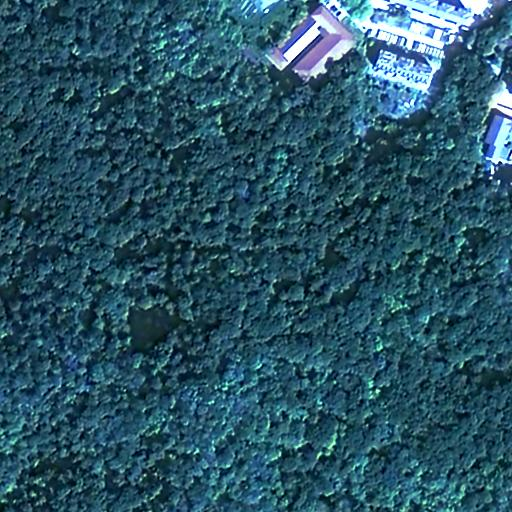
#> input picture 3_YOLO11seg/dataset/images/train/jl1_2022_000003.jpg, 512 x 512 px, given as the content of the folder /content/drive/MyDrive/datasets/2022-seg/JPEGImages, which was not available
$ jupyter execute --allow-errors '3_YOLO11seg训练.ipynb'   (shell and % lines are left out)
#> lines starting #> are read from the running program, lines starting #| are printed output that depends on the picture; pictures that were not available may be replaced by others from this repository, and a replacement may not be noted
[cell 1]
# 挂载Drive + 安装依赖
from google.colab import drive
drive.mount('/content/drive')


import os
import numpy as np
from PIL import Image
import shutil
print('✅ 环境准备完成')

[cell 2]
# 将VOC格式数据集转换为YOLO分割格式
import os
import numpy as np
from PIL import Image
import shutil

def voc_mask_to_yolo_seg(mask_path, img_w, img_h):
    """
    将语义分割mask转换为YOLO polygon格式
    返回: list of "class_id x1 y1 x2 y2 ..." 字符串
    """
    import cv2
    mask = np.array(Image.open(mask_path).convert('L'))
    # 二值化：>0为植被(class 0，YOLO只有植被一类)
    binary = (mask > 0).astype(np.uint8) * 255
    contours, _ = cv2.findContours(binary, cv2.RETR_EXTERNAL,
                                    cv2.CHAIN_APPROX_SIMPLE)
    lines = []
    for cnt in contours:
        if cv2.contourArea(cnt) < 50:  # 过滤极小噪点
            continue
        cnt = cnt.squeeze()
        if cnt.ndim < 2 or len(cnt) < 3:
            continue
        # 归一化坐标
        coords = []
        for pt in cnt:
            coords.append(f'{pt[0]/img_w:.6f} {pt[1]/img_h:.6f}')
        lines.append('0 ' + ' '.join(coords))  # class_id=0 表示植被
    return lines


def convert_dataset(data_dir, output_dir, split='train'):
    """将单年数据转换并保存到output_dir"""
    img_src  = os.path.join(data_dir, 'JPEGImages')
    mask_src = os.path.join(data_dir, 'SegmentationClass')

    img_dst   = os.path.join(output_dir, 'images', split)
    label_dst = os.path.join(output_dir, 'labels', split)
    os.makedirs(img_dst,   exist_ok=True)
    os.makedirs(label_dst, exist_ok=True)

    fnames = sorted([f for f in os.listdir(img_src)
                     if f.lower().endswith(('.png', '.jpg', '.jpeg'))])
    success, skip = 0, 0
    for fname in fnames:
        stem      = os.path.splitext(fname)[0]
        img_path  = os.path.join(img_src,  fname)
        mask_path = os.path.join(mask_src, stem + '.png')
        if not os.path.exists(mask_path):
            mask_path = os.path.join(mask_src, stem + '.jpg')
        if not os.path.exists(mask_path):
            skip += 1
            continue

        img = Image.open(img_path)
        w, h = img.size

        # 复制图像（统一转为jpg）
        dst_img = os.path.join(img_dst, stem + '.jpg')
        img.convert('RGB').save(dst_img, 'JPEG')

        # 生成YOLO label
        lines = voc_mask_to_yolo_seg(mask_path, w, h)
        with open(os.path.join(label_dst, stem + '.txt'), 'w') as f:
            f.write('\n'.join(lines))
        success += 1

    print(f'  [{split}] 转换完成: {success} 张，跳过: {skip} 张')


# ---- 执行转换 ----
YOLO_DATA = '/content/drive/MyDrive/vegetation_models_v2/3_YOLO11seg/dataset'

print('🔄 转换2022数据 → train...')
convert_dataset('/content/drive/MyDrive/datasets/2022-seg', YOLO_DATA, split='train')
#> in convert_dataset, img is the input picture: PIL image 512x512 RGB; mean R, G, B 42.1, 83.9, 101
#> in voc_mask_to_yolo_seg, `mask = np.array(Image.open(mask_path).convert('L'))`:
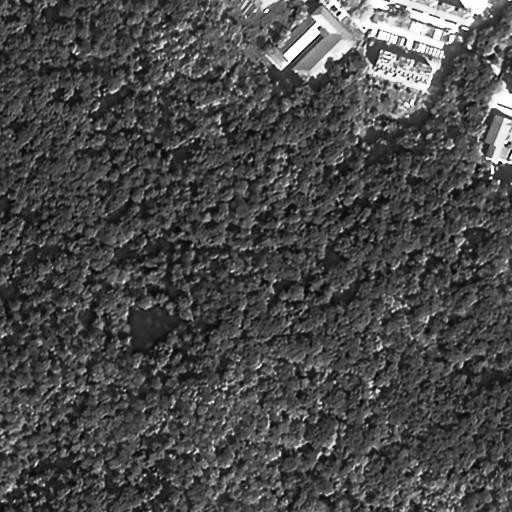
#> mask: shape (512, 512); min 4, max 255, mean 73.4
#> in voc_mask_to_yolo_seg, `binary = (mask > 0).astype(np.uint8) * 255`: binary: shape (512, 512); every value is 255
#> in voc_mask_to_yolo_seg, `contours, _ = cv2.findContours(binary, cv2.RETR_EXTERNAL, cv2.CHAIN_AP..`: contours = [[[0, 0], [0, 511], [511, 511], [511, 0]]]
#> the loop in voc_mask_to_yolo_seg, `for cnt in contours:` made 1 pass
#> cnt on pass 1: [[0, 0], [0, 511], [511, 511], [511, 0]]
#> after the loop in voc_mask_to_yolo_seg, `for cnt in contours:`: lines = 1 item

print('🔄 转换2023数据 → train（追加）...')
convert_dataset('/content/drive/MyDrive/datasets/2023-seg', YOLO_DATA, split='train')
#> the loop in voc_mask_to_yolo_seg (call 2), `for cnt in contours:` made 1 pass

print('🔄 转换2024数据 → val/test...')
convert_dataset('/content/drive/MyDrive/datasets/2024-seg', YOLO_DATA, split='val')

# 统计
train_imgs = len(os.listdir(os.path.join(YOLO_DATA, 'images', 'train')))
val_imgs   = len(os.listdir(os.path.join(YOLO_DATA, 'images', 'val')))
print(f'\n✅ 数据集转换完成！训练: {train_imgs} 张 | 验证: {val_imgs} 张')

[cell 3]
# 生成YOLO数据集配置文件
yaml_content = f"""
path: {YOLO_DATA}
train: images/train
val:   images/val

nc: 1
names:
  0: vegetation
"""

yaml_path = os.path.join(YOLO_DATA, 'vegetation.yaml')
with open(yaml_path, 'w') as f:
    f.write(yaml_content.strip())

print(f'✅ 数据集配置文件已生成: {yaml_path}')
print(yaml_content)

[cell 4]
# 训练YOLO11-seg
from ultralytics import YOLO

SAVE_DIR  = '/content/drive/MyDrive/vegetation_models_v2/3_YOLO11seg/checkpoints'
CKPT_PATH = '/content/drive/MyDrive/vegetation_models_v2/3_YOLO11seg/weights/yolo11s-seg.pt'

os.makedirs(SAVE_DIR, exist_ok=True)

print('📦 加载YOLO11s-seg...')
#> (the rest of this cell did not finish here and is left out)

[cell 5]
# 测试集评估
from ultralytics import YOLO
import json

# 加载最优模型
best_ckpt = os.path.join(SAVE_DIR, 'yolo11s_vegetation', 'weights', 'best.pt')
#> (the rest of this cell did not finish here and is left out)

[cell 6]
# 可视化预测结果
import matplotlib.pyplot as plt
import matplotlib.patches as mpatches
import cv2

val_img_dir = os.path.join(YOLO_DATA, 'images', 'val')
val_imgs    = sorted(os.listdir(val_img_dir))[:6]

fig, axes = plt.subplots(6, 2, figsize=(10, 24))
axes[0][0].set_title('原图', fontsize=13)
axes[0][1].set_title('YOLO11预测', fontsize=13)

#> (the rest of this cell did not finish here and is left out)


$ run again, on 3_YOLO11seg/dataset/images/train/jl1_2022_000008.jpg
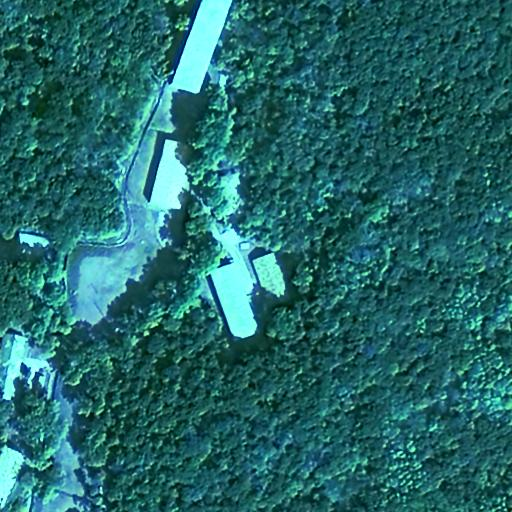
#> input picture 3_YOLO11seg/dataset/images/train/jl1_2022_000008.jpg, 512 x 512 px, given as the content of the folder /content/drive/MyDrive/datasets/2022-seg/JPEGImages, which was not available
#> in convert_dataset, img is the input picture: PIL image 512x512 RGB; mean R, G, B 35.7, 103.6, 104.8
#> in voc_mask_to_yolo_seg, `mask = np.array(Image.open(mask_path).convert('L'))`:
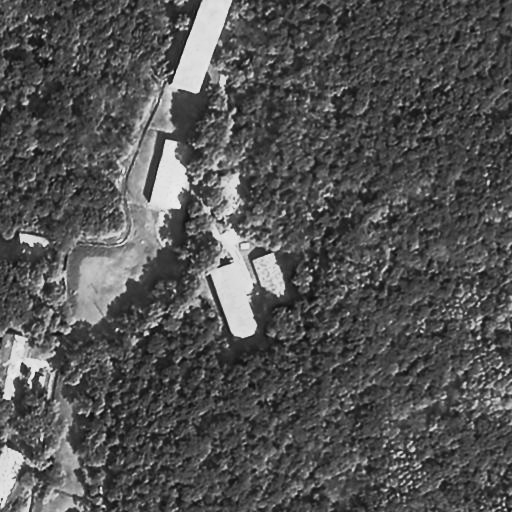
#> mask: shape (512, 512); min 11, max 239, mean 83.4
#> binary: shape (512, 512); every value is 255
#> contours = [[[0, 0], [0, 511], [511, 511], [511, 0]]]
#> the loop in voc_mask_to_yolo_seg, `for cnt in contours:` made 1 pass
#> cnt on pass 1: [[0, 0], [0, 511], [511, 511], [511, 0]]
#> after the loop in voc_mask_to_yolo_seg, `for cnt in contours:`: lines = 1 item
#> the loop in voc_mask_to_yolo_seg (call 2), `for cnt in contours:` made 1 pass

$ run again, on 3_YOLO11seg/dataset/images/train/jl1_2022_000009.jpg
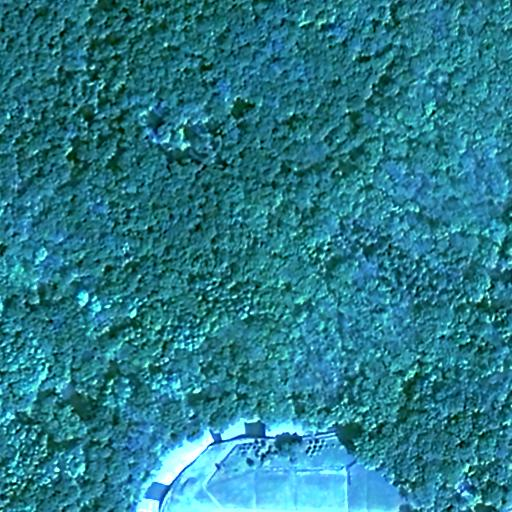
#> input picture 3_YOLO11seg/dataset/images/train/jl1_2022_000009.jpg, 512 x 512 px, given as the content of the folder /content/drive/MyDrive/datasets/2022-seg/JPEGImages, which was not available
#> in convert_dataset, img is the input picture: PIL image 512x512 RGB; mean R, G, B 40.5, 125, 141.3
#> in voc_mask_to_yolo_seg, `mask = np.array(Image.open(mask_path).convert('L'))`:
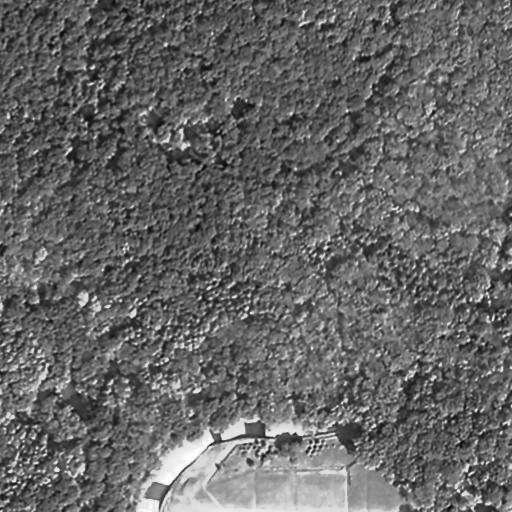
#> mask: shape (512, 512); min 8, max 255, mean 101.5
#> binary: shape (512, 512); every value is 255
#> contours = [[[0, 0], [0, 511], [511, 511], [511, 0]]]
#> the loop in voc_mask_to_yolo_seg, `for cnt in contours:` made 1 pass
#> cnt on pass 1: [[0, 0], [0, 511], [511, 511], [511, 0]]
#> after the loop in voc_mask_to_yolo_seg, `for cnt in contours:`: lines = 1 item
#> the loop in voc_mask_to_yolo_seg (call 2), `for cnt in contours:` made 1 pass
